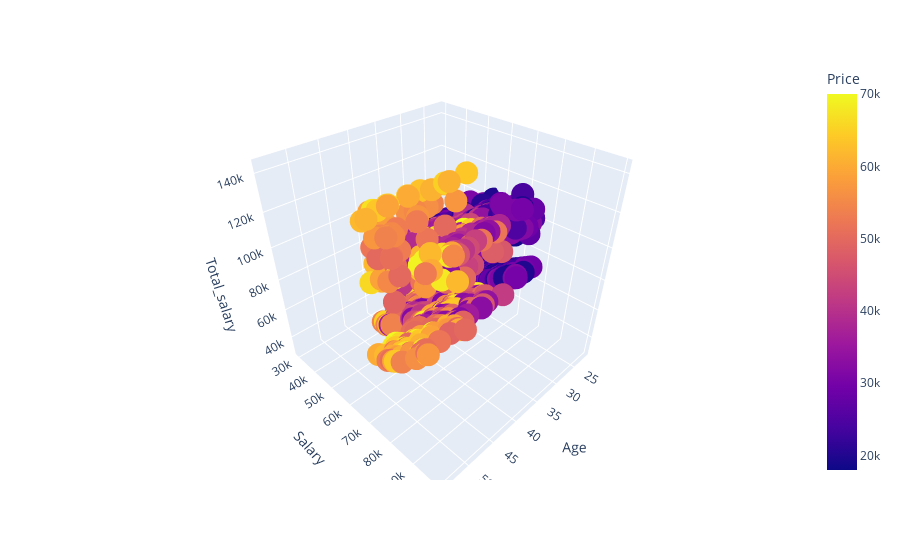

The code cell stored with this chart in its notebook:
### Markdown cell above
### Numerical vs. Numerical vs. Numerical:

### Code cell
# Relationship between Age,Salary,Total_salary and Price 
fig3d= px.scatter_3d(df, x='Age', y='Salary', z='Total_salary', color='Price')
fig3d.show()

### Figure 1 — Plotly figure (JSON) as saved in the notebook; plotly's stock layout.template omitted (floating-point values rounded to 4 significant figures; data arrays with more than 128 entries replaced by an {"elided": "..."} marker saying what was removed)
{"data": [{"hovertemplate": "Age=%{x}<br>Salary=%{y}<br>Total_salary=%{z}<br>Price=%{marker.color}<extra></extra>", "legendgroup": "", "marker": {"color": {"elided": "1582 int values"}, "coloraxis": "coloraxis", "symbol": "circle"}, "mode": "markers", "name": "", "scene": "scene", "showlegend": false, "type": "scatter3d", "x": {"elided": "1582 int values"}, "y": {"elided": "1582 int values"}, "z": {"elided": "1582 int values"}}], "layout": {"autosize": true, "coloraxis": {"colorbar": {"title": {"text": "Price"}}, "colorscale": [[0, "#0d0887"], [0.1111, "#46039f"], [0.2222, "#7201a8"], [0.3333, "#9c179e"], [0.4444, "#bd3786"], [0.5556, "#d8576b"], [0.6667, "#ed7953"], [0.7778, "#fb9f3a"], [0.8889, "#fdca26"], [1, "#f0f921"]]}, "legend": {"tracegroupgap": 0}, "margin": {"t": 60}, "scene": {"aspectmode": "auto", "aspectratio": {"x": 1, "y": 1, "z": 1}, "domain": {"x": [0, 1], "y": [0, 1]}, "xaxis": {"title": {"text": "Age"}, "type": "linear"}, "yaxis": {"title": {"text": "Salary"}, "type": "linear"}, "zaxis": {"title": {"text": "Total_salary"}, "type": "linear"}}}}
